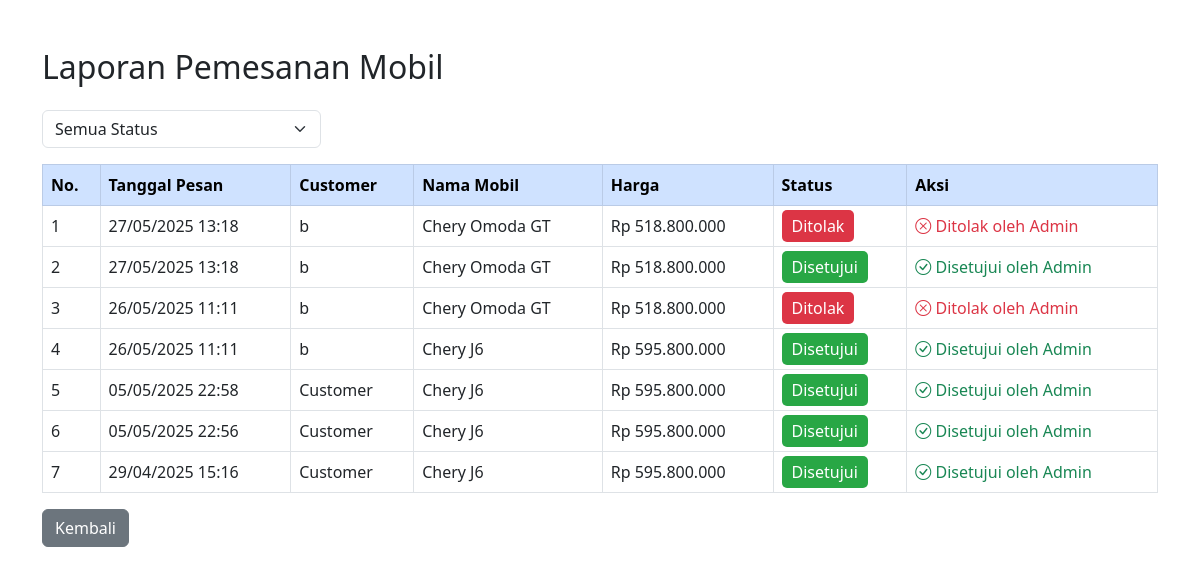
/SuperAdmin/Laporan.php (signed in), run on the app's committed database.
### tables this page shows
CREATE TABLE `requests` (
  `id` int(11) NOT NULL,
  `itemId` int(11) NOT NULL,
  `userId` int(11) NOT NULL,
  `status` enum('Menunggu','Disetujui','Ditolak') NOT NULL DEFAULT 'Menunggu',
  `createdAt` datetime DEFAULT current_timestamp(),
  `updatedAt` datetime DEFAULT current_timestamp() ON UPDATE current_timestamp()
);

CREATE TABLE `users` (
  `id` int(11) NOT NULL,
  `email` varchar(255) NOT NULL,
  `username` varchar(255) NOT NULL,
  `password` varchar(255) NOT NULL,
  `role` varchar(255) NOT NULL,
  `foto` varchar(255) NOT NULL
);

CREATE TABLE `mobil` (
  `id` int(11) NOT NULL,
  `nama` varchar(255) DEFAULT NULL,
  `stok` int(11) DEFAULT NULL,
  `harga` int(11) DEFAULT NULL,
  `keterangan` text DEFAULT NULL,
  `gambar` varchar(255) DEFAULT NULL
);

### SuperAdmin/Laporan.php (the view, shortened to what this page needs)
<?php
include('../DB.php');
$limit = 10;
$page = isset($_GET['page']) ? max(1, intval($_GET['page'])) : 1;
$offset = ($page - 1) * $limit;
$query = "SELECT
    r.id,
    r.status,
    r.createdAt,
    r.updatedAt,
    m.nama AS mobilNama,
    m.harga AS mobilHarga,
    u.username AS customerName
    FROM requests r
    JOIN mobil m ON r.itemId = m.id
    JOIN users u ON r.userId = u.id
    ORDER BY r.createdAt DESC
    LIMIT $limit OFFSET $offset";
$result = mysqli_query($conn, $query);
?>
<!DOCTYPE html>
<html lang="en">
<head>
    <link href="https://cdn.jsdelivr.net/npm/bootstrap@5.3.0-alpha3/dist/css/bootstrap.min.css" rel="stylesheet">
    <link rel="stylesheet" href="https://cdn.jsdelivr.net/npm/bootstrap-icons@1.7.2/font/bootstrap-icons.css">
</head>
<body>
    <div class="container mt-5">
        <h2 class="mb-4">Laporan Pemesanan Mobil</h2>
        <div class="mb-3">
            <select class="form-select w-25" id="statusFilter">
                <option value="">Semua Status</option>
            </select>
        </div>
        <table class="table table-bordered">
            <thead class="table-primary">
                <tr>
                    <th>No.</th>
                    <th>Tanggal Pesan</th>
                    <th>Customer</th>
                    <th>Nama Mobil</th>
                    <th>Harga</th>
                    <th>Status</th>
                    <?php if ($_SESSION['role'] === 'Super Admin'): ?>
                    <th>Aksi</th>
                    <?php endif; ?>
                </tr>
            </thead>
            <tbody>
                <?php
                if ($result && mysqli_num_rows($result) > 0) {
                    $no = $offset + 1;
                    while ($row = mysqli_fetch_assoc($result)) {
                        echo "<tr class='status-row' data-status='{$row['status']}'>";
                        echo "<td>{$no}</td>";
                        echo "<td>" . date('d/m/Y H:i', strtotime($row['createdAt'])) . "</td>";
                        echo "<td>{$row['customerName']}</td>";
                        echo "<td>{$row['mobilNama']}</td>";
                        echo "<td>Rp " . number_format($row['mobilHarga'], 0, ',', '.') . "</td>";
                        echo "<td><span class='" . match($row['status']) {
                            'Disetujui' => 'status-disetujui',
                            'Ditolak' => 'status-ditolak',
                            default => 'status-menunggu'
                        } . "'>{$row['status']}</span></td>";
                        if ($_SESSION['role'] === 'Super Admin') {
                            echo "<td>";
                            if ($row['status'] === 'Menunggu') {
                                echo "<button onclick='updateStatus({$row['id']}, \"Disetujui\")' class='btn btn-success btn-sm me-2'>Setuju</button>";
                                echo "<button onclick='updateStatus({$row['id']}, \"Ditolak\")' class='btn btn-danger btn-sm'>Tolak</button>";
                            } else {
                                echo $row['status'] === 'Disetujui'
                                    ? "<span class='text-success'><i class='bi bi-check-circle'></i> Disetujui oleh Admin</span>"
                                    : "<span class='text-danger'><i class='bi bi-x-circle'></i> Ditolak oleh Admin</span>";
                            }
                            echo "</td>";
                        }
                        echo "</tr>";
                        $no++;
                    }
                } else {
                    echo "<tr><td colspan='7' class='text-center'>Tidak ada data pemesanan.</td></tr>";
                }
                ?>
            </tbody>
        </table>
        <a href="../Index.php" class="btn btn-secondary mb-3" style="margin-bottom:20px;">Kembali</a>
    </div>
</body>
</html>

### SuperAdmin/Laporan.php (style rules this page uses)
.status-disetujui { background-color: #28a745; color: white; padding: 5px 10px; border-radius: 5px; }
.status-ditolak { background-color: #dc3545; color: white; padding: 5px 10px; border-radius: 5px; }

### data on the page
requests: createdAt "27/05/2025 13:18", userId.username "b", itemId.nama "Chery Omoda GT", itemId.harga "518.800.000", status "Ditolak", shows "Ditolak oleh Admin"
requests: createdAt "27/05/2025 13:18", userId.username "b", itemId.nama "Chery Omoda GT", itemId.harga "518.800.000", status "Disetujui", shows "Disetujui oleh Admin"
requests: createdAt "26/05/2025 11:11", userId.username "b", itemId.nama "Chery Omoda GT", itemId.harga "518.800.000", status "Ditolak", shows "Ditolak oleh Admin"
requests: createdAt "26/05/2025 11:11", userId.username "b", itemId.nama "Chery J6", itemId.harga "595.800.000", status "Disetujui", shows "Disetujui oleh Admin"
requests: createdAt "05/05/2025 22:58", userId.username "Customer", itemId.nama "Chery J6", itemId.harga "595.800.000", status "Disetujui", shows "Disetujui oleh Admin"
requests: createdAt "05/05/2025 22:56", userId.username "Customer", itemId.nama "Chery J6", itemId.harga "595.800.000", status "Disetujui", shows "Disetujui oleh Admin"
requests: createdAt "29/04/2025 15:16", userId.username "Customer", itemId.nama "Chery J6", itemId.harga "595.800.000", status "Disetujui", shows "Disetujui oleh Admin"
